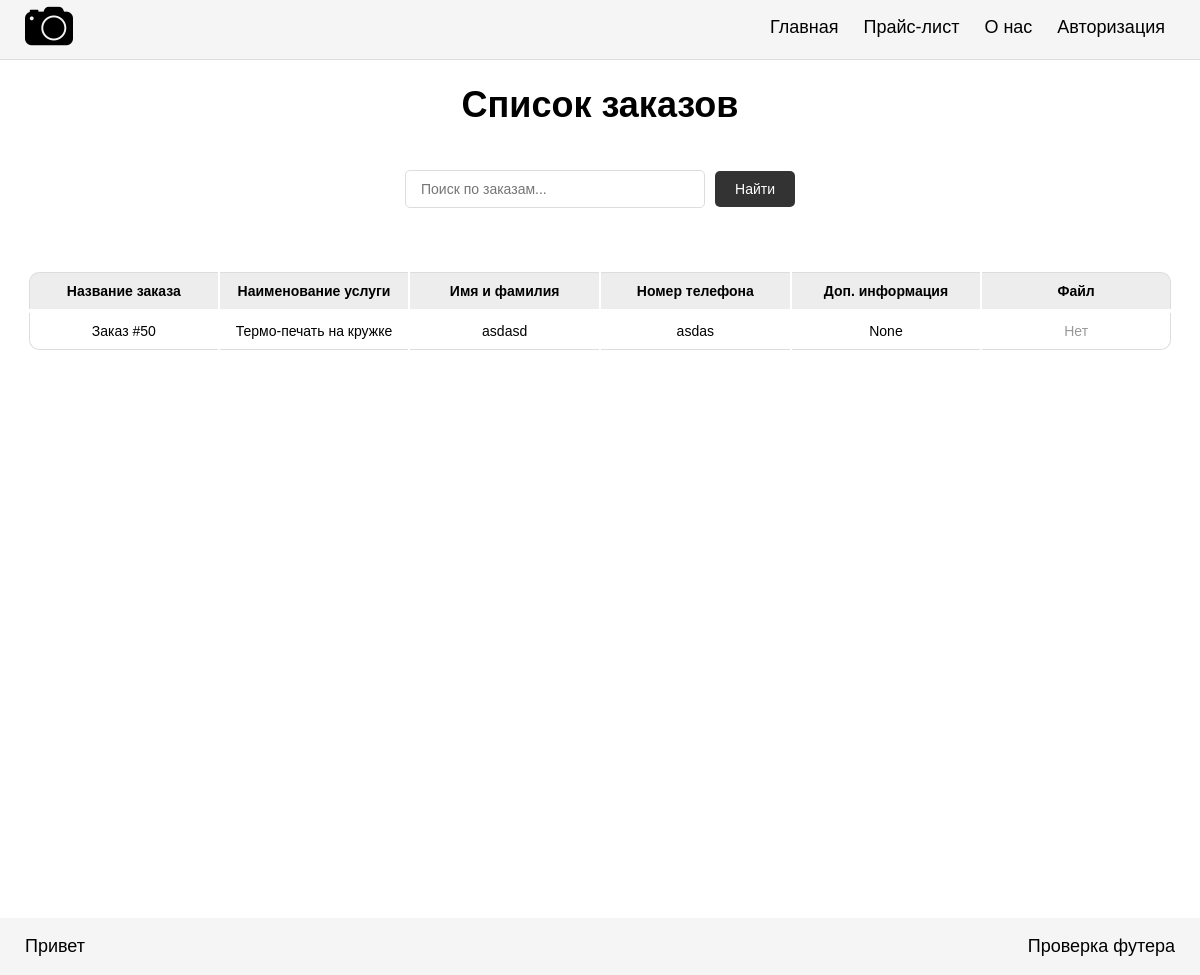
The page /orders_list/ on the database as committed earlier.
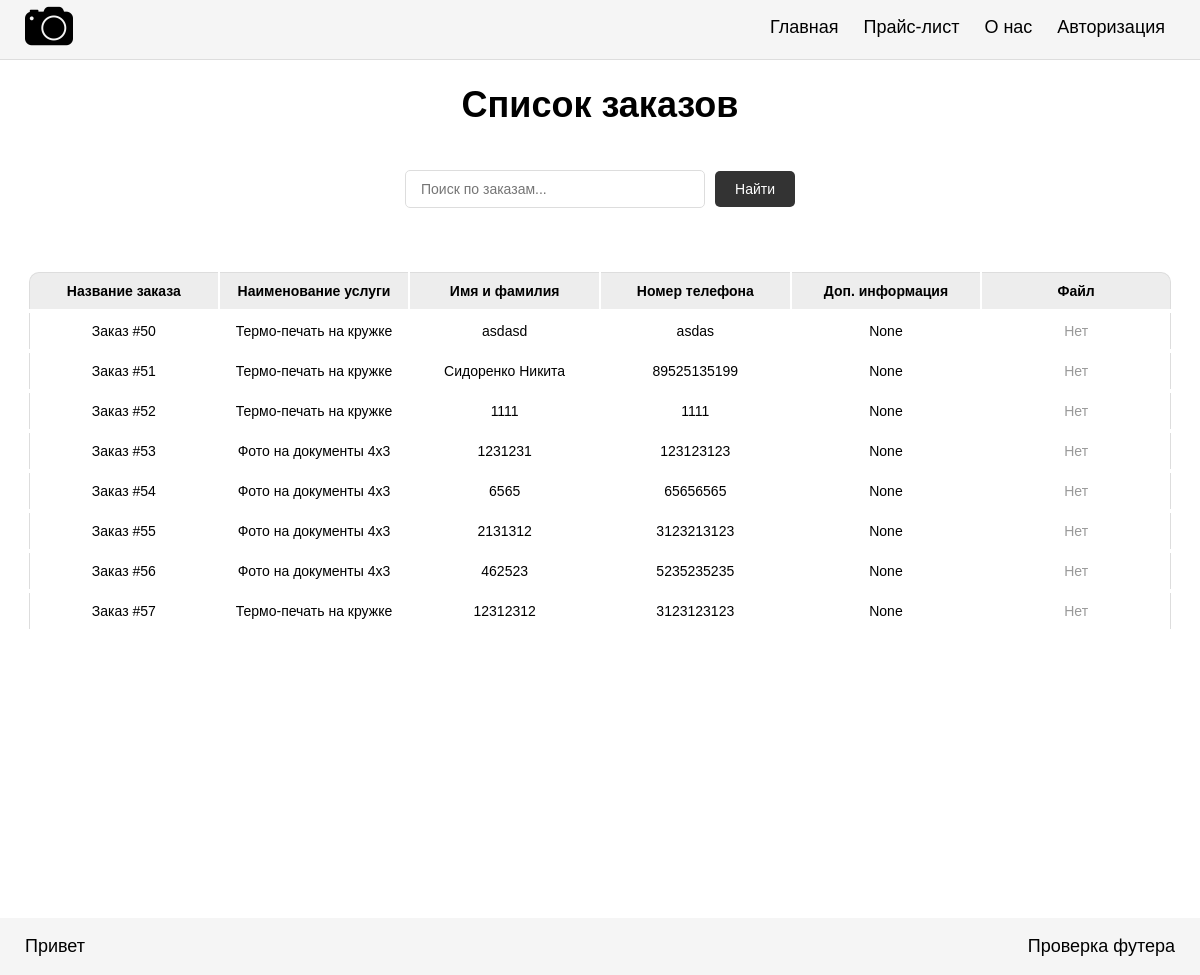
The same page on the database as committed later.
### kopykop/models.py (models this page shows, shortened)
class Orders(models.Model):
    name = models.ForeignKey(PriceList, on_delete=models.CASCADE, related_name='names')
    user = models.ForeignKey(User, on_delete=models.CASCADE, related_name='orders', null=True, blank=True)
    orders_name = models.CharField(max_length=100, verbose_name="Название заказа", null=True, blank=True)
    number = models.CharField(max_length=15, verbose_name="Номер телефона", null=True, blank=True)
    fio = models.CharField(max_length=100, verbose_name="Ф.И", blank=True, null=True)
    description = models.CharField(max_length=200, verbose_name="Дополнительная информация", null=True, blank=True)
    file = models.FileField(upload_to=order_file_path, verbose_name="Файл", max_length=255, null=True, blank=True)
    class Meta:
        ordering = ('id', )
        verbose_name = "Заказ"
        verbose_name_plural = "Заказы"

class PriceList(models.Model):
    name = models.CharField(max_length=100, verbose_name="Наименование услуги", null=True, blank=True)
    count = models.CharField(max_length=10, verbose_name="Стоимость", null=True, blank=True)
    class Meta:
        ordering = ('id', )
        verbose_name = 'Услуга'
        verbose_name_plural = 'Услуги'
    def __str__(self):
        return self.name

### kopykop/views.py (the view)
# urls.py: path('orders_list/', views.orders_list, name='orders_list'),
def orders_list(request):
    query = request.GET.get('q', '')  # Получаем поисковый запрос из URL
    if query:
        object_list = Orders.objects.filter(
            Q(orders_name__icontains=query) |  # Название заказа
            Q(name__name__icontains=query) |    # Наименование услуги (через ForeignKey)
            Q(fio__icontains=query) |           # ФИО
            Q(number__icontains=query)          # Номер телефона
        )
    else:
        object_list = Orders.objects.all()
    return render(request, 'orders_list.html', {
        'obj': object_list,
        'query': query  # Передаём запрос обратно в шаблон
    })

### templates/orders_list.html (shortened to what this page needs)
<!DOCTYPE html>
<html lang="en">
{% load static %}
<head>
    <link rel="stylesheet" href="{% static 'css/style.css' %}">
</head>
<body>
    <header>
        {% include 'header.html' %}
    </header>
    <div class="container-orders">
        <div class="info">
            <h1>Список заказов</h1>
        </div>
        <form method="get" action="{% url 'orders_list' %}" class="search-form">
            <input type="text" name="q" value="{{ query }}" placeholder="Поиск по заказам..." class="search-input">
            <button type="submit" class="search-button">Найти</button>
        </form>
        <div class="container-price">
            <div class="table-container">
                <table class="table">
                    <thead>
                        <tr>
                            <th>Название заказа</th>
                            <th>Наименование услуги</th>
                            <th>Имя и фамилия</th>
                            <th>Номер телефона</th>
                            <th>Доп. информация</th>
                            <th>Файл</th>
                        </tr>
                    </thead>
                    <tbody>
                        {% for o in obj %}
                        <tr>
                            <td>{{ o.orders_name }}</td>
                            <td>{{ o.name }}</td>
                            <td>{{o.fio}}</td>
                            <td>{{o.number}}</td>
                            <td>{{o.description}}</td>
                            <td>
                                {% if o.file %}
                                <a href="{{ o.file.url }}" download="{{ o.file.name|slice:'8:' }}" class="file-download">
                                    Скачать
                                </a>
                                {% else %}
                                <span style="color: #999;">Нет</span>
                                {% endif %}
                            </td>
                        </tr>
                        {% endfor %}
                    </tbody>
                </table>
            </div>
        </div>
    </div>
<footer>
 {% include 'footer.html' %}
</footer>
</body>
</html>

### templates/header.html (shortened to what this page needs)
{% load static %}
<div class="container">
    <div class="logo">
        <a href="/"><img src="{% static "images/logo.png" %}" alt="чгн"></a>
    </div>
    <div class="menu">
        <nav>
            <ul>
                <li><a href="/" class="nav-link">Главная</a></li>
                <li><a href="#" class="nav-link">Прайс-лист</a></li>
                <li><a href="{% url 'about' %}" class="nav-link">О нас</a></li>
                {% if not user.is_authenticated %}
                <li><a href="{% url 'login' %}" class="nav-link">Авторизация</a></li>
                {% endif %}
            </ul>
        </nav>
    </div>
</div>

### templates/footer.html
    <div class="footer">
        <div class="footer-item">
            <div class="footer-logo">
                <p>Привет</p>
            </div>
            <div class="footer-info">
                <p>Проверка футера</p>
            </div>
        </div>
    </div>

### kopykop/static/css/style.css (style rules this page uses)
* { box-sizing: border-box; }
html, body { padding: 0; margin: 0; font-family: "Source Sans Pro", Arial, sans-serif; font-weight: normal; font-size: 18px; }
header { width: 100%; min-height: 60px; display: flex; justify-content: center; position: relative; background-color: #f5f5f5; border-bottom: 1px solid #ddd; }
.container { display: flex; justify-content: space-between; align-items: center; width: 100%; max-width: 1150px; margin: 0 auto; flex-wrap: wrap; gap: 10px; }
.container .logo img { max-width: 150px; height: auto; }
.menu nav ul { display: flex; justify-content: right; align-items: center; gap: 15px; flex-wrap: wrap; padding: 0; margin: 0; list-style-type: none; }
.menu li { padding-right: 10px; }
.container ul { list-style-type: none; display: flex; padding: 0; margin: 0; flex-wrap: wrap; }
.nav-link { text-decoration: none; color: black; display: inline-block; padding-bottom: 5px; position: relative; transition: color 0.3s ease; white-space: nowrap; }
.nav-link:after { content: ''; position: absolute; bottom: 0; left: 50%; width: 0; height: 2px; background-color: #333; transform-origin: center; transition: width 0.4s ease-in-out, left 0.4s ease-in-out; }
.footer { display: flex; justify-content: center; margin-bottom: 0; margin-top: 10px; width: 100%; background-color: #f5f5f5; }
.footer-item { display: flex; justify-content: space-between; width: 100%; max-width: 1150px; }
.container-price { display: block; width: 100%; max-width: 1150px; margin: 0 auto; padding-top: 20px; overflow-x: auto; min-height: calc(100vh - 120px); }
.table { width: 100%; min-width: 1100px; border: none; margin-bottom: 20px; margin-top: 20px; border-collapse: separate; min-width: 300px; }
.table thead th { font-weight: bold; text-align: center; border: none; padding: 10px 15px; background: #EDEDED; font-size: 14px; border-top: 1px solid #ddd; vertical-align: middle; }
.table tr th:first-child, .table tr td:first-child { border-left: 1px solid #ddd; }
.table tr th:last-child, .table tr td:last-child { border-right: 1px solid #ddd; }
.table thead tr th:first-child { border-radius: 10px 0 0 0; }
.table thead tr th:last-child { border-radius: 0 10px 0 0; }
.table tbody td { text-align: center; border: 1 px solid #C0C0C0; padding: 10px 15px; font-size: 14px; vertical-align: middle; word-break: break-word; }
.info { display: flex; justify-content: center; align-items: center; }
.info h1 { padding: 0; }
.search-form { display: flex; justify-content: center; align-items: center; gap: 10px; margin: 20px auto; max-width: 1150px; padding: 0 20px; }
.search-input { padding: 10px 15px; font-size: 14px; border: 1px solid #ddd; border-radius: 5px; width: 300px; outline: none; transition: border-color 0.3s; }
.search-button { padding: 10px 20px; font-size: 14px; background-color: #333; color: white; border: none; border-radius: 5px; cursor: pointer; transition: background-color 0.3s; }
.table-container { overflow-x: auto; display: block; border-radius: 10px; }
.table-container .table { margin-bottom: 0; min-width: 0; border-collapse: separate; border-radius: 10px; overflow: hidden; }
.table-container .table thead { display: table; width: 100%; table-layout: fixed; }
.table-container .table tbody { display: block; max-height: 320px; overflow-y: auto; }
.table-container .table tbody tr { display: table; width: 100%; table-layout: fixed; }
.table-container .table thead th, .table-container .table tbody td { width: 25%; }

Rows that differ between the two databases and show on the page:
added Orders: orders_name "Заказ #51", name "Термо-печать на кружке", fio "Сидоренко Никита", number "89525135199", description "None", shows "Нет"
added Orders: orders_name "Заказ #52", name "Термо-печать на кружке", fio "1111", number "1111", description "None", shows "Нет"
added Orders: orders_name "Заказ #53", name "Фото на документы 4x3", fio "1231231", number "123123123", description "None", shows "Нет"
added Orders: orders_name "Заказ #54", name "Фото на документы 4x3", fio "6565", number "65656565", description "None", shows "Нет"
added Orders: orders_name "Заказ #55", name "Фото на документы 4x3", fio "2131312", number "3123213123", description "None", shows "Нет"
added Orders: orders_name "Заказ #56", name "Фото на документы 4x3", fio "462523", number "5235235235", description "None", shows "Нет"
added Orders: orders_name "Заказ #57", name "Термо-печать на кружке", fio "12312312", number "3123123123", description "None", shows "Нет"
